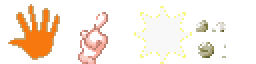
#> input picture effects/moves/v108-fighting/source-gallery-pixels.png, 128 x 32 px (shown 2 times larger)
$ python build-v109-fighting.py
#> lines starting #> are read from the running program, lines starting #| are printed output that depends on the picture
#!/usr/bin/env python3
"""V109: three compact native pixel-art impact animations.
Unlike V108, no isolated hand/foot icon is pasted onto the opposing Pokemon.
Frames are baked from the user's GBA gallery into transparent lossless WebP.
Chute 8f, Golpe de Karatê 12f, Brick Break 16f. Cross Chop untouched.
"""
from pathlib import Path
from PIL import Image, ImageDraw
import hashlib, math, json
ROOT=Path(__file__).resolve().parents[1]
GALLERY=ROOT/'effects/moves/v108-fighting/source-gallery-pixels.png'
OUT=ROOT/'effects/moves/v109-fighting/sheets';OUT.mkdir(parents=True,exist_ok=True)
SRC=Image.open(GALLERY).convert('RGBA')
#> SRC is the input picture: PIL image 128x32 RGBA; mean R, G, B, A 73, 61.4, 50.5, 78.9
assert SRC.size==(128,32),'GBA user gallery missing'
SPARK=SRC.crop((64,0,96,32))
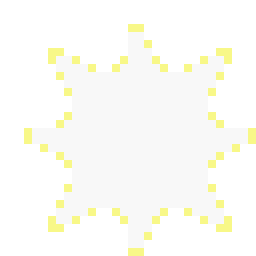
#> SPARK: PIL image 32x32 RGBA (shown 8 times larger); mean R, G, B, A 129.2, 129.2, 123.1, 132.2; transparent parts drawn white
ROCK=SRC.crop((96,0,128,32))
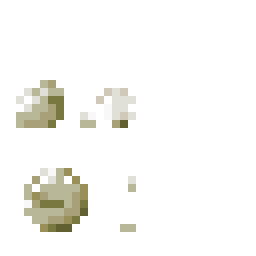
#> ROCK: PIL image 32x32 RGBA (shown 8 times larger); mean R, G, B, A 41.1, 40.9, 37.7, 48.6; transparent parts drawn white
N=80;TILE=128
DARK=(15,17,27,255)
WHITE=(255,252,244,255)
def crop(im):
 box=im.getchannel('A').getbbox()
#> box = (0, 0, 32, 32)
 return im.crop(box) if box else im
SPARK=crop(SPARK);ROCK=crop(ROCK)
def sprite(img,size,angle=0,alpha=1):
 im=img.resize((size,max(1,round(size*img.height/img.width))),Image.Resampling.NEAREST)
 if angle:im=im.rotate(angle,expand=True,resample=Image.Resampling.NEAREST)
 if alpha!=1:im.putalpha(im.getchannel('A').point(lambda a:round(a*max(0,min(1,alpha)))))
 return im
def paste(b,im,x,y):
 b.alpha_composite(im,(int(x-im.width/2),int(y-im.height/2)))
def poly(d,pts,col,border=DARK):
 d.polygon(pts,fill=border)
 cx=sum(x for x,y in pts)/len(pts);cy=sum(y for x,y in pts)/len(pts)
 pts2=[(round(cx+(x-cx)*.82),round(cy+(y-cy)*.82)) for x,y in pts]
 d.polygon(pts2,fill=col)
def comet(d,cx,cy,length,width,color):
 p=[(cx-length,cy-width*.35),(cx-length*.45,cy-width*.75),
    (cx+length*.35,cy-width*.60),(cx+length,cy),
    (cx+length*.30,cy+width*.58),(cx-length*.40,cy+width*.66)]
 poly(d,p,color)
 d.polygon([(cx-length*.38,cy-width*.15),(cx+length*.42,cy-width*.15),
    (cx+length*.68,cy),(cx+length*.27,cy+width*.18)],fill=WHITE)
def blade(d,cx,cy,extent,wide,orient,col):
 a=orient;dx=math.cos(a);dy=math.sin(a);nx=-dy;ny=dx
 ps=[(cx-dx*extent-nx*wide*.52,cy-dy*extent-ny*wide*.52),
     (cx+dx*extent*.40-nx*wide*.66,cy+dy*extent*.40-ny*wide*.66),
     (cx+dx*extent+nx*wide*.18,cy+dy*extent+ny*wide*.18),
     (cx+dx*extent*.30+nx*wide*.65,cy+dy*extent*.30+ny*wide*.65),
     (cx-dx*extent*.88+nx*wide*.45,cy-dy*extent*.88+ny*wide*.45)]
 poly(d,ps,col)
 d.polygon([(cx-dx*extent*.50,cy-dy*extent*.50),
     (cx+dx*extent*.50-nx*wide*.15,cy+dy*extent*.50-ny*wide*.15),
     (cx+dx*extent*.60+nx*wide*.04,cy+dy*extent*.60+ny*wide*.04),
     (cx-dx*extent*.28+nx*wide*.12,cy-dy*extent*.28+ny*wide*.12)],fill=WHITE)
def kick(i):
 b=Image.new('RGBA',(N,N));d=ImageDraw.Draw(b)
 charge=[.0,.15,.26,.52,1,.83,.44,.14][i]
 if i>=2:
  x=34+min(13,(i-2)*4)
  comet(d,x,40,8+13*charge,7+10*charge,(252,150,62,255))
 if 3<=i<=6:
  paste(b,sprite(SPARK,round(15+25*charge),alpha=charge*.98),48,40)
  for k,(dx,dy) in enumerate([(13,-16),(17,11),(-10,-15),(-6,16)]):
   off=charge*(1+1.1*k)
   poly(d,[(46+dx*off-2,40+dy*off-2),(46+dx*off+4,40+dy*off),
    (46+dx*off,40+dy*off+4)],(255,220,128,255))
 return b
def karate(i):
 b=Image.new('RGBA',(N,N));d=ImageDraw.Draw(b)
 intensity=max(.05,min(1,(i-1)/6,(12-i)/5))
 if i>=2:
  at=40+int((i-5)*.9)
  blade(d,43,at,12+22*intensity,8+15*intensity,-.93,(186,109,240,255))
 if 5<=i<=9:
  paste(b,sprite(SPARK,round(14+25*intensity),angle=-38,alpha=intensity*.86),48,37)
 return b
def brick(i):
 b=Image.new('RGBA',(N,N));d=ImageDraw.Draw(b)
 if i<3:
  d.polygon([(39+i*2,30+i*2),(41+i*2,29+i*2),(43+i*2,35+i*2)],fill=(215,148,81,135+i*35))
 if i>12:
  paste(b,sprite(ROCK,max(4,10-(i-13)*2),alpha=max(.2,1-(i-12)*.23)),52+(i-13)*4,63-(i-13)*2)
 if 3<=i<=12:
  hit=max(.10,1-abs(i-8)/5.5)
  if i<7:blade(d,40,22+(i-3)*5,12,8,-math.pi/2,(224,149,68,255))
  if i>=7:
   paste(b,sprite(SPARK,round(18+22*hit),alpha=hit),43,49)
   for k,a in enumerate([-2.42,-1.46,-.45,.22,1.10,2.51]):
    dist=6+(i-7)*(2.5+k*.24)
    x=40+math.cos(a)*dist;y=48+math.sin(a)*dist*.76
    shard=sprite(ROCK,max(5,13-((i+k)%3)),angle=k*35,alpha=hit)
    paste(b,shard,x,y)
   poly(d,[(19,57),(34,53),(37,58),(49,49),(59,55),
    (69,53),(57,62),(44,59),(35,65)],(155,111,67,255))
 return b
DATA={'chute':(8,kick),'karate':(12,karate),'brick':(16,brick)}
info={'version':'109.0','source':'User-supplied GBA pixel gallery',
 'width':TILE,'height':TILE,'moves':{}}
for name,(n,fn) in DATA.items():
 strip=Image.new('RGBA',(n*TILE,TILE));hashes=set();paint=[]
 for i in range(n):
  frame=fn(i).resize((TILE,TILE),Image.Resampling.NEAREST)
  strip.alpha_composite(frame,(i*TILE,0))
  hashes.add(hashlib.sha256(frame.tobytes()).hexdigest())
  paint.append(sum(a>35 for a in frame.getchannel('A').getdata()))
 assert len(hashes)>=n-1,(name,len(hashes))
 assert max(paint)>1200,(name,paint)
 path=OUT/(name+'.webp')
 strip.save(path,'WEBP',lossless=True,exact=True,method=1)
#> (the run stopped early here; a loop or call above may not have finished)
